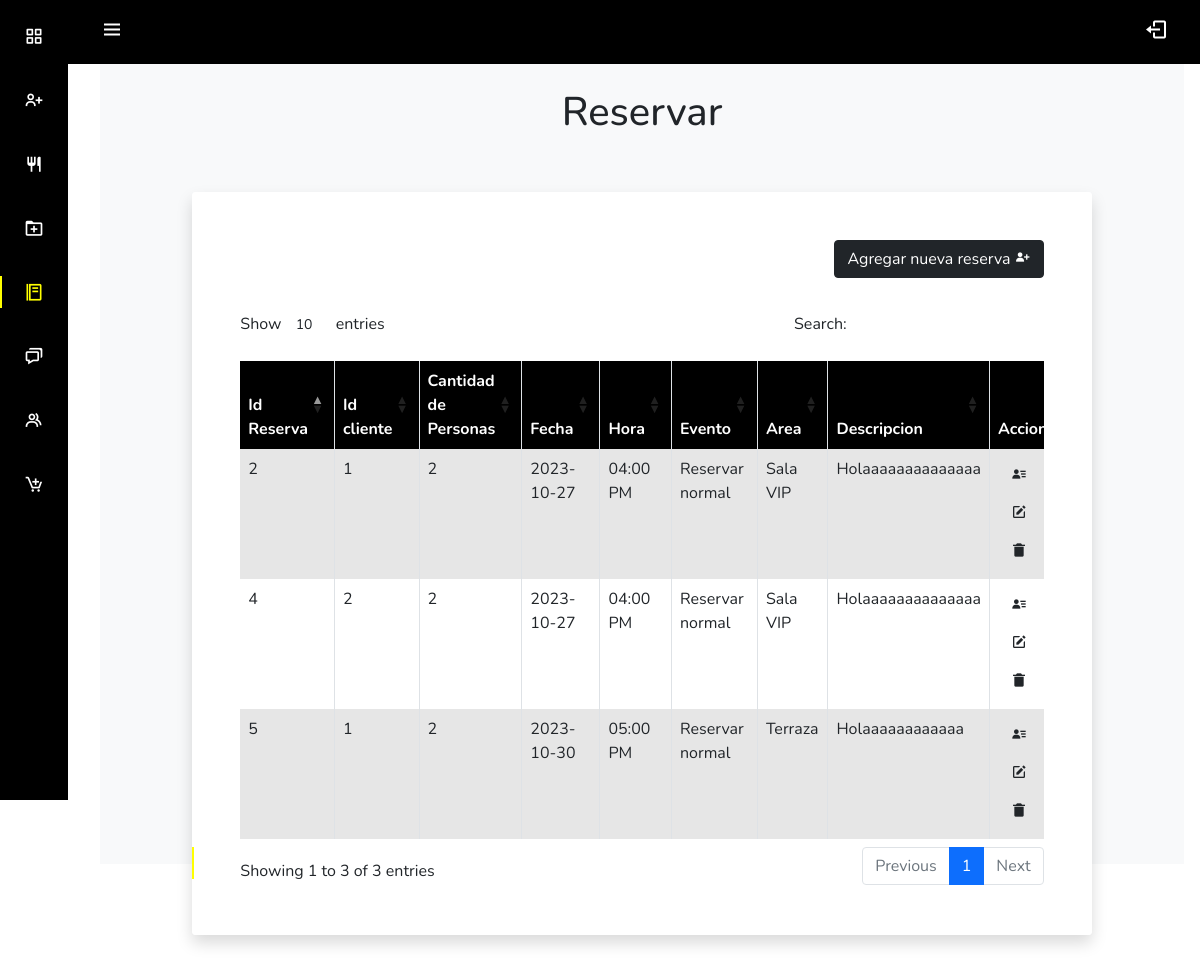
Page /dashboard/reservas.php (signed in) on the earlier database version.
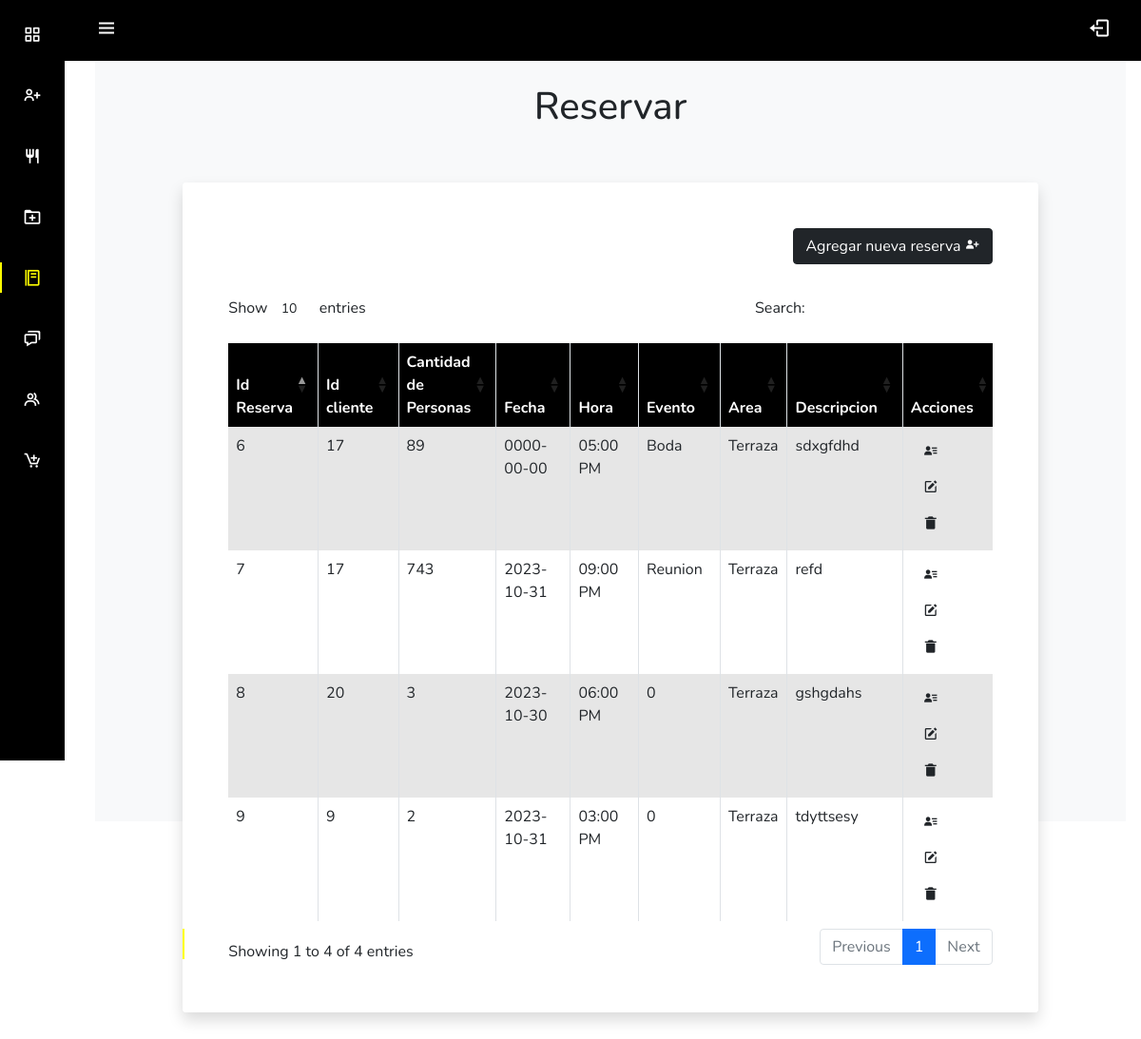
Same page on the later database version.
### tables this page shows
CREATE TABLE `reservas` (
  `IdReservas` int(11) NOT NULL,
  `IdCliente` int(11) NOT NULL,
  `cantidadPersonas` int(11) NOT NULL,
  `fecha` date NOT NULL,
  `hora` varchar(50) NOT NULL,
  `evento` varchar(50) NOT NULL,
  `area` varchar(50) NOT NULL,
  `descripcion` varchar(50) NOT NULL
);

### dashboard/reservas.php (the view, shortened to what this page needs)
<!DOCTYPE html>
<html lang="en">
    <head>
        <link rel="stylesheet" href="https://cdn.jsdelivr.net/npm/bootstrap@5.0.0-beta1/dist/css/bootstrap.min.css">
        <link rel="stylesheet" href="https://cdn.jsdelivr.net/npm/boxicons@latest/css/boxicons.min.css"> </script>
        <link rel="stylesheet" href="css/dashboard.css">
        <link href="../css/style.css" rel="stylesheet">
        <link rel="stylesheet" href="https://cdn.datatables.net/1.10.19/css/dataTables.bootstrap4.min.css">
    </head>
    <body id="body-pd">
        <header class="header" id="header">
            <div class="header_toggle"> <i class='bx bx-menu' id="header-toggle"></i> </div>
            <div> <a class="header_toggle" href="../funciones/cerrarSesion.php"> <i class='bx bx-log-out'></i> </a> </div>
        </header>
        <div class="l-navbar" id="nav-bar">
            <nav class="nav">
                <div>
                    <div class="nav_list">
                        <a href="index.php" class="nav_link"> <i class='bx bx-grid-alt nav_icon'></i> <span class="nav_name">Dashboard</span> </a>
                        <a href="usuarios.php" class="nav_link"> <i class='bx bx-user-plus nav_icon'></i> <span class="nav_name">Administradores</span> </a>
                        <a href="productos.php" class="nav_link"> <i class='bx bx-restaurant nav_icon'></i> <span class="nav_name">Productos</span> </a>
                        <a href="categorias.php" class="nav_link"> <i class='bx bx-folder-plus nav_icon'></i> <span class="nav_name">Categorias</span> </a>
                        <a href="reservas.php" class="nav_link active"> <i class='bx bx-food-menu nav_icon'></i> <span class="nav_name">Reservas</span> </a>
                        <a href="contactos.php" class="nav_link"> <i class='bx bx-chat nav_icon'></i> <span class="nav_name">Contactos</span> </a>
                        <a href="clientes.php" class="nav_link "> <i class='bx bx-group nav_icon'></i> <span class="nav_name">Clientes</span> </a>
                        <a href="ordenes.php" class="nav_link"> <i class='bx bx-cart-add nav_icon'></i> <span class="nav_name">Ordenes</span> </a>
                    </div>
                </div>
            </nav>
        </div>
        <div class="height-100 bg-light">
            <br>
            <h1 class="text-center color-white"> Reservar </h1>
            <div class="row py-5">
                <div class="col-lg-10 mx-auto">
                    <div class="card rounded shadow border-0">
                        <div class="card-body p-5 bg-white rounded">
                            <div class="text-end mb-3">
                            <a class="btn btn-dark text-white btn-add" href="#">
                                Agregar nueva reserva <i class='bx bxs-user-plus text-white'></i>
                            </a>
                            </div>
                            <div class="table-responsive">
                                <table id="example" style="width:100%" class="table table-striped table-bordered">
                                    <thead class="text-center" style="background-color: black; color:white;">
                                        <tr>
                                        <th>Id Reserva</th>
                                            <th>Id cliente</th>
                                            <th>Cantidad de Personas</th>
                                            <th>Fecha</th>
                                            <th>Hora</th>
                                            <th>Evento</th>
                                            <th>Area</th>
                                            <th>Descripcion</th>
                                            <th>Acciones</th>
                                        </tr>
                                    </thead>
                                    <tbody>
                                        <?php
                                            $conexion=$GLOBALS['conex'];
                                            $SQL=mysqli_query($conexion," SELECT reservas.IdCliente, reservas.IdReservas, reservas.cantidadPersonas, reservas.fecha, reservas.hora, reservas.evento, reservas.area, reservas.descripcion FROM reservas");
                                            while($fila=mysqli_fetch_assoc($SQL)):
                                        ?>
                                        <tr>
                                            <td><?php echo $fila['IdReservas']; ?></td>
                                            <td><?php echo $fila['IdCliente']; ?></td>
                                            <td><?php echo $fila['cantidadPersonas']; ?></td>
                                            <td><?php echo $fila['fecha']; ?></td>
                                            <td><?php echo $fila['hora']; ?></td>
                                            <td><?php echo $fila['evento']; ?></td>
                                            <td><?php echo $fila['area']; ?></td>
                                            <td><?php echo $fila['descripcion']; ?></td>
                                            <td>
                                                <a class="btn btn-view" href="#" data-id="<?php echo$fila['IdReservas']?>" >
                                                    <i class='bx bxs-user-detail'></i>
                                                </a>
                                                <a class="btn btn-edit" href="#" data-id="<?php echo $fila['IdReservas']?>">
                                                    <i class='bx bxs-edit'></i>
                                                </a>
                                                <a class="btn btn-del" href="#" data-id="<?php echo $fila['IdReservas']?>"> <i class='bx bxs-trash-alt'></i> </a>
                                            </td>
                                        </tr>
                                        <?php endwhile;?>
                                    </tbody>
                                </table>
                            </div>
                        </div>
                    </div>
                </div>
            </div>
        </div>
    </body>
</html>

### dashboard/css/dashboard.css (style rules this page uses)
:root { --header-height: 3rem; --nav-width: 68px; --first-color: #000000; --first-color-light: #ffffff; --white-color: #ffffff; --body-font: 'Nunito', sans-serif; --normal-font-size: 1rem; --z-fixed: 100 }
*,::before,::after { box-sizing: border-box }
body { position: relative;margin: var(--header-height) 0 0 0;padding: 0 1rem;font-family: var(--body-font);font-size: var(--normal-font-size);transition: .5s }
a { text-decoration: none }
.header { width: 100%; height: var(--header-height); position: fixed; top: 0; left: 0; display: flex; align-items: center; justify-content: space-between; padding: 0 1rem; background-color: #000000; z-index: var(--z-fixed); transition: .5s }
.header_toggle { color: white; font-size: 1.5rem; cursor: pointer }
.l-navbar { position: fixed; top: 0;left: -30%; width: var(--nav-width); height: 100vh; background-color: var(--first-color); padding: .5rem 1rem 0 0; transition: .5s; z-index: var(--z-fixed) }
.nav { height: 100%; display: flex; flex-direction: column; justify-content: space-between; overflow: hidden }
.nav_link { display: grid; grid-template-columns: max-content max-content; align-items: center; column-gap: 1rem; padding: .5rem 0 .5rem 1.5rem }
.nav_link { position: relative; color: var(--first-color-light); margin-bottom: 1.5rem; transition: .3s }
.nav_icon { font-size: 1.25rem; }
.active { color: yellow }
.active::before { content: ''; position: absolute; left: 0;width: 2px; height: 32px; background-color: yellow; }
.height-100 { height:100vh }
@media screen and (min-width: 768px) { body { margin: calc(var(--header-height) + 1rem) 0 0 0; padding-left: calc(var(--nav-width) + 2rem) } }
@media screen and (min-width: 768px) { .header { height: calc(var(--header-height) + 1rem); padding: 0 2rem 0 calc(var(--nav-width) + 2rem) } }
@media screen and (min-width: 768px) { .l-navbar { left: 0;padding: 1rem 1rem 0 0 } }

Differences in the rows shown:
removed reservas: IdReservas "2", IdCliente "1", cantidadPersonas "2", fecha "2023-10-27", hora "04:00 PM", evento "Reservar normal", area "Sala VIP", descripcion "Holaaaaaaaaaaaaaa"
removed reservas: IdReservas "4", IdCliente "2", cantidadPersonas "2", fecha "2023-10-27", hora "04:00 PM", evento "Reservar normal", area "Sala VIP", descripcion "Holaaaaaaaaaaaaaa"
removed reservas: IdReservas "5", IdCliente "1", cantidadPersonas "2", fecha "2023-10-30", hora "05:00 PM", evento "Reservar normal", area "Terraza", descripcion "Holaaaaaaaaaaaa"
added reservas: IdReservas "6", IdCliente "17", cantidadPersonas "89", fecha "0000-00-00", hora "05:00 PM", evento "Boda", area "Terraza", descripcion "sdxgfdhd"
added reservas: IdReservas "7", IdCliente "17", cantidadPersonas "743", fecha "2023-10-31", hora "09:00 PM", evento "Reunion", area "Terraza", descripcion "refd"
added reservas: IdReservas "8", IdCliente "20", cantidadPersonas "3", fecha "2023-10-30", hora "06:00 PM", evento "0", area "Terraza", descripcion "gshgdahs"
added reservas: IdReservas "9", IdCliente "9", cantidadPersonas "2", fecha "2023-10-31", hora "03:00 PM", evento "0", area "Terraza", descripcion "tdyttsesy"
Other differences:
text written by a page script: "Show entries Search: Showing 1 to 3 of 3 entries Previous 1 Next" → "Show entries Search: Showing 1 to 4 of 4 entries Previous 1 Next"
